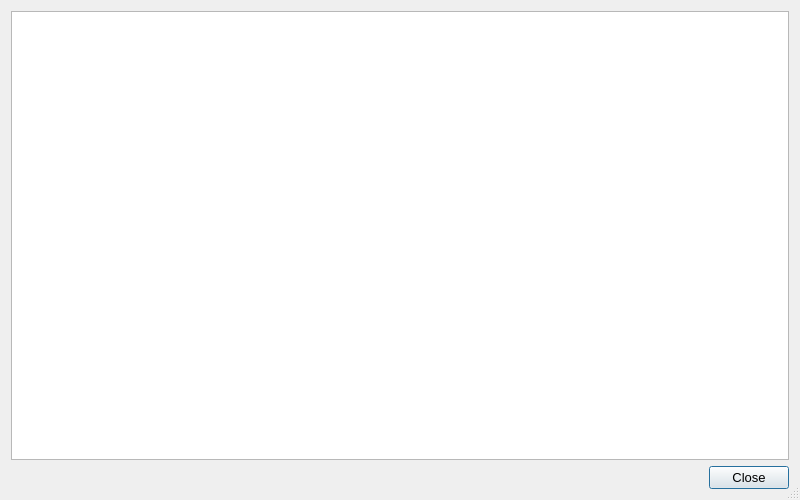
<?xml version="1.0" encoding="UTF-8"?>
<ui version="4.0">
 <class>Dialog</class>
 <widget class="QDialog" name="Dialog">
  <property name="geometry">
   <rect>
    <x>0</x>
    <y>0</y>
    <width>800</width>
    <height>500</height>
   </rect>
  </property>
  <property name="windowTitle">
   <string>All Tips</string>
  </property>
  <property name="sizeGripEnabled">
   <bool>true</bool>
  </property>
  <layout class="QVBoxLayout" name="verticalLayout">
   <item>
    <widget class="QTextEdit" name="textEdit">
     <property name="readOnly">
      <bool>true</bool>
     </property>
     <property name="font">
      <font>
       <family>Arial</family>
       <pointsize>10</pointsize>
      </font>
     </property>
    </widget>
   </item>
   <item>
    <layout class="QHBoxLayout" name="buttonLayout">
     <item>
      <spacer name="horizontalSpacer">
       <property name="orientation">
        <enum>Qt::Horizontal</enum>
       </property>
       <property name="sizeHint" stdset="0">
        <size>
         <width>40</width>
         <height>20</height>
        </size>
       </property>
      </spacer>
     </item>
     <item>
      <widget class="QPushButton" name="closeButton">
       <property name="text">
        <string>Close</string>
       </property>
       <property name="font">
        <font>
         <family>Arial</family>
         <pointsize>10</pointsize>
        </font>
       </property>
      </widget>
     </item>
    </layout>
   </item>
  </layout>
 </widget>
 <resources />
 <connections>
  <connection>
   <sender>closeButton</sender>
   <signal>clicked()</signal>
   <receiver>Dialog</receiver>
   <slot>accept()</slot>
   <hints>
    <hint type="sourcelabel">
     <x>248</x>
     <y>254</y>
    </hint>
    <hint type="destinationlabel">
     <x>157</x>
     <y>274</y>
    </hint>
   </hints>
  </connection>
 </connections>
</ui>
